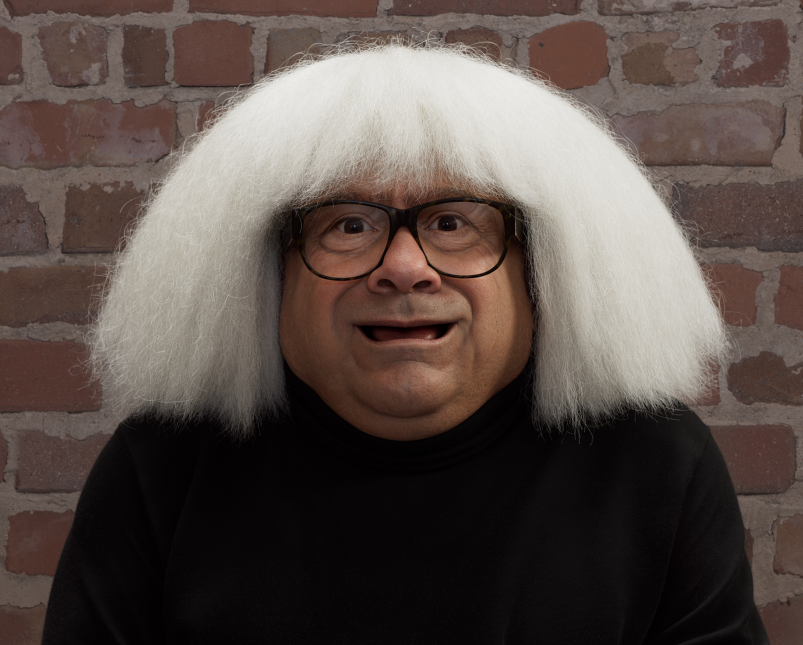
#> input picture images/ongo.png, 1606 x 1290 px (shown at 1/2 size)
$ python crop_resize.py -s ../images/ongo.png
#> lines starting #> are read from the running program, lines starting #| are printed output that depends on the picture
"""Process an image to set dimension by cropping, resizing, and adding an optional border."""

import argparse
from enum import Enum
from pathlib import Path
from typing import Literal, TypedDict

from PIL import Image as PILImage


class DimensionsDict(TypedDict):
    """DimensionsDict class.

    Args:
        TypedDict (Dict): Width and height of final dimensions.
    """

    width: int
    height: int


class CoordinateDict(TypedDict):
    """CoordinateDict class.

    Args:
        TypedDict (Dict): x and y positions.
    """

    x: int
    y: int


class TextPosition(Enum):
    """Text Position enum.

    Args:
        Enum (str): Text position.
    """

    UPPER_LEFT = "upper_left"
    UPPER_RIGHT = "upper_right"
    MIDDLE_LEFT = "middle_left"
    MIDDLE_RIGHT = "middle_right"
    LOWER_LEFT = "lower_left"
    LOWER_RIGHT = "lower_right"


def load_image(image_path: Path) -> PILImage:
    """Load a PILImage from a path.

    Args:
        image_path (Path): Path of image file.

    Returns:
        PILImage: Image array.
    """
    return PILImage.open(image_path)
#> returned value is the input picture: PIL image 1606x1290 RGBA; mean R, G, B, A 89.7, 77.9, 72.7, 255


def get_processed_output_path(
    input_path: Path, appended_txt: str = "_processed"
) -> Path:
    """Get the output path of a path string by appending a string to the
    file name.

    Ex: "my_dir/my_other_dir/my_file.txt" -> "my_dir/my_other_dir/my_file_processed.txt"

    Args:
        input_path (Path): Full path string.
        appended_txt (str, optional): Text to append to file name.
            Defaults to "_processed".

    Returns:
        Path: output path string with appended text.
    """
    if isinstance(input_path, str):
        input_path = Path(input_path)
    return input_path.with_name(input_path.stem + appended_txt + input_path.suffix)


# [31 lines left out: function add_border, not called in this run]


def get_dimensions(
    final_image_dims: DimensionsDict,
    border_width: int = None,
) -> DimensionsDict:
    """Get image dimenions for image depending on if a border is
    being added.

    Args:
        final_image_dims (DimensionsDict): Image dimension dict.
        border_width (int, optional): Border width.
            Defaults to None.

    Returns:
        DimensionsDict: Dict of resized "width" and "height" values.
    """
    # If border is specified, adjust target dimensions for initial resize
    if border_width is not None:
        resize_width = final_image_dims["width"] - (2 * border_width)
        resize_height = final_image_dims["height"] - (2 * border_width)
    else:
        resize_width = final_image_dims["width"]
        resize_height = final_image_dims["height"]
    return DimensionsDict(width=resize_width, height=resize_height)


# [92 lines left out: functions get_text_position, overlay_text_image, not called in this run]


def crop_image(
    image_path: str,
    resized_dimensions_dict: DimensionsDict,
    crop_position: Literal["center", "left", "right", "top", "bottom"] = "center",
) -> PILImage:
    """Crop an image to the ratio of the target dimensions.
    Uses the border width to get the right dimensions. Can pass `crop_position`
    to determine what part of the image kept in the final crop.

    Ex: `crop_position` = "center" will crop the height / width relative to the center
    of the image.
    `crop_position` = "left" will crop the image with respect to the leftmost part
    of the image.
    Etc...

    Args:
        image_path (str): Full path to image file.
        resized_dimensions_dict (DimensionsDict): Dict of resized width and height.
        crop_position (Literal["center", "left", "right", "top", "bottom"], optional): Determine
            where to crop the image relative to.
            Defaults to "center".

    Returns:
        PILImage: Cropped image.
    """
    img = load_image(image_path=image_path)

    # Convert to RGB if necessary (handles PNG with transparency)
    if img.mode != "RGB":
        img = img.convert("RGB")

    # Calculate resized aspect ratio
    resized_target_ratio = (
        resized_dimensions_dict["width"] / resized_dimensions_dict["height"]
    )

    # Calculate current image aspect ratio
    width, height = img.size
#> width = 1606; height = 1290
    current_ratio = width / height
#> current_ratio = 1.24

    # Calculate dimensions for cropping
    if current_ratio > resized_target_ratio:
        # Image is wider than target ratio
        new_width = int(height * resized_target_ratio)
#> new_width = 967
        new_height = height
#> new_height = 1290
        # Calculate crop position
        if crop_position == "left":
            left = 0
        elif crop_position == "right":
            left = width - new_width
        else:  # center
            left = (width - new_width) // 2
#> left = 319
        top = 0
        right = left + new_width
#> right = 1286
        bottom = height
#> bottom = 1290
    else:
        # Image is taller than target ratio
        new_width = width
        new_height = int(width / resized_target_ratio)
        left = 0
        # Calculate crop position
        if crop_position == "top":
            top = 0
        elif crop_position == "bottom":
            top = height - new_height
        else:  # center
            top = (height - new_height) // 2
        right = width
        bottom = top + new_height

    # Crop the image
    cropped = img.crop((left, top, right, bottom))
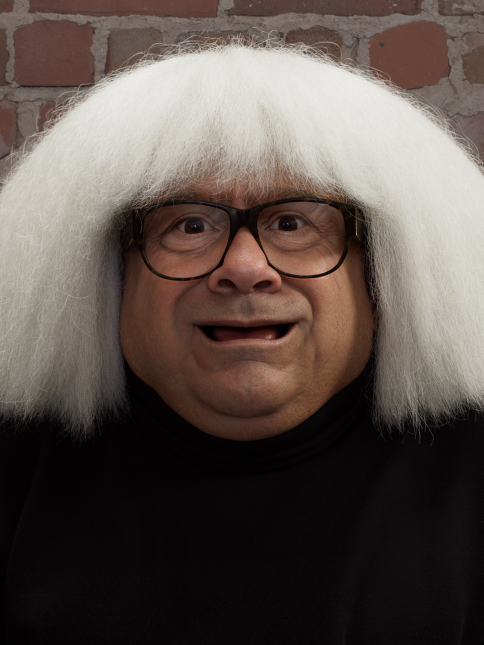
#> cropped: PIL image 967x1290 RGB (shown at 1/2 size); mean R, G, B 92.2, 81.5, 76

    return cropped


def resize_image(cropped_img: PILImage, resized_dim_dict: DimensionsDict) -> PILImage:
    """Resize the image to the intended final dimensions.

    Args:
        cropped_img (PILImage): Cropped Image.
        resized_dim_dict (DimensionsDict): Dict with resized width and height.

    Returns:
        PILImage: Resized image.
    """
    return cropped_img.resize(
        (resized_dim_dict["width"], resized_dim_dict["height"]),
        PILImage.Resampling.LANCZOS,
    )
#> returned value: PIL image 1620x2160 RGB


def save_image(processed_img: PILImage, output_path: Path) -> None:
    """Save the processed image.

    Args:
        processed_img (PILImage): Processed image.
        output_path (Path): File path to save file to.
    """
    processed_img.save(output_path)
    print(f"Successfully processed image: {output_path}")


def process_image(
    image_path: Path,
    final_image_dims: DimensionsDict,
    crop_position: Literal["center", "left", "right", "top", "bottom"] = "center",
    border_width: int = None,
    save_path: Path = None,
) -> PILImage:
    """Process image by cropping it, resizing it, and adding an optional white border.

    Args:
        image_path (Path): Full path to image file.
        final_image_dims (DimensionsDict): Final image dimensions dict.
        crop_position (Literal["center", "left", "right", "top", "bottom"], optional): Determine
            where to crop the image relative to. Defaults to "center".
        border_width (int, optional): Width of border.
            Defaults to None.
        save_path (Path, optional): Save path for file.
            Defaults to None.

    Returns:
        PILImage: Fully processed image.
    """
    resized_dim_dict = get_dimensions(
        final_image_dims=final_image_dims,
        border_width=border_width,
    )
    cropped_img = crop_image(
        image_path=image_path,
        resized_dimensions_dict=resized_dim_dict,
        crop_position=crop_position,
    )

    processed_img = resize_image(
        cropped_img=cropped_img, resized_dim_dict=resized_dim_dict
    )

    if border_width is not None:

        processed_img = add_border(
            image=processed_img,
            border_width=border_width,
            final_image_dims=final_image_dims,
        )

    if not save_path:
        save_path = get_processed_output_path(input_path=image_path)

    save_image(processed_img=processed_img, output_path=save_path)


def main():
    """Main function of the script."""
    parser = argparse.ArgumentParser(
        description="Crop and resize an image to specific dimensions."
    )
    parser.add_argument(
        "--source", "-s", type=str, help="Path to input image", required=True
    )
    parser.add_argument(
        "--width", "-w", type=int, default=1620, help="Target width (default: 1620)"
    )
    parser.add_argument(
        "--height", "-ht", type=int, default=2160, help="Target height (default: 2160)"
    )
    parser.add_argument(
        "--position",
        "-p",
        choices=["center", "left", "right", "top", "bottom"],
        default="center",
        help="Position to crop from (default: center)",
    )
    parser.add_argument(
        "--border",
        "-b",
        nargs="?",
        type=int,
        const=30,
        help="Add white border with specified width (default: 30 if flag is used)",
    )

    args = parser.parse_args()
    input_file_path = Path(args.source)
    width = args.width
    height = args.height
    position = args.position
    border = args.border

    if width <= 0 or height <= 0:
        raise ValueError(
            f"Target dimensions must be positive integers. Got {width} width and {height} height."
        )

    final_image_dims_dict = DimensionsDict(width=width, height=height)

    process_image(
        image_path=input_file_path,
        final_image_dims=final_image_dims_dict,
        crop_position=position,
        border_width=border,
    )


if __name__ == "__main__":
    main()
